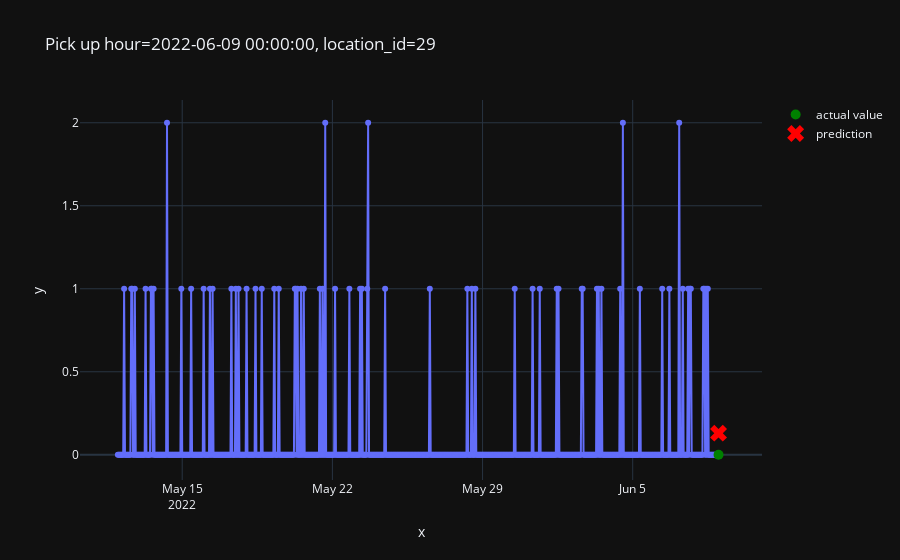

Notebook cell for this chart:
### Code cell
from src.plot import plot_one_sample
plot_one_sample(
    features = X_test,
    targets = y_test,
    example_id= 6000,
    predictions=pd.Series(predictions)
)

### Figure 1 — Plotly figure (JSON) as saved in the notebook; plotly's stock layout.template omitted (floating-point values rounded to 4 significant figures; data arrays with more than 128 entries replaced by an {"elided": "..."} marker saying what was removed)
{"data": [{"hovertemplate": "x=%{x}<br>y=%{y}<extra></extra>", "legendgroup": "", "line": {"color": "#636efa", "dash": "solid"}, "marker": {"symbol": "circle"}, "mode": "markers+lines", "name": "", "orientation": "v", "showlegend": false, "type": "scatter", "x": {"elided": "673 str values"}, "xaxis": "x", "y": {"elided": "673 int values"}, "yaxis": "y"}, {"line": {"color": "green"}, "marker": {"size": 10}, "mode": "markers", "name": "actual value", "type": "scatter", "x": ["2022-06-09T00:00:00"], "y": [0]}, {"line": {"color": "red"}, "marker": {"size": 15, "symbol": "x"}, "mode": "markers", "name": "prediction", "type": "scatter", "x": ["2022-06-09T00:00:00"], "y": [0.1302]}], "layout": {"legend": {"tracegroupgap": 0}, "title": {"text": "Pick up hour=2022-06-09 00:00:00, location_id=29"}, "xaxis": {"anchor": "y", "domain": [0, 1], "title": {"text": "x"}}, "yaxis": {"anchor": "x", "domain": [0, 1], "title": {"text": "y"}}}}
